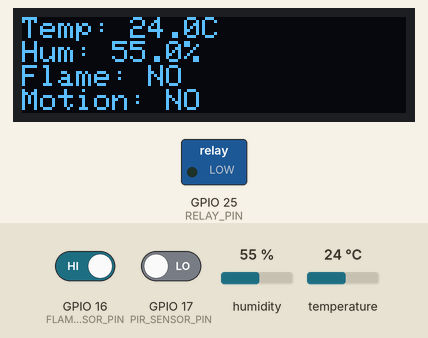
A sketch run on a simulated ESP32. Parts: 128×32 one-colour display, switched loads named in the sketch (green lamp = pin HIGH). Inputs (shaded band) come from the test bench; at power-on: GPIO 16 (FLAME_SENSOR_PIN) HIGH, humidity 55 %, GPIO 17 (PIR_SENSOR_PIN) LOW, temperature 24 °C. WiFi joins after 1.5 s; servers stay silent unless stated; uploads are accepted with an empty reply; what the sketch prints to the serial monitor is not drawn.

Above: at 4.9 s.
5.0 s: GPIO 16 (FLAME_SENSOR_PIN) driven LOW
At 9.3 s:
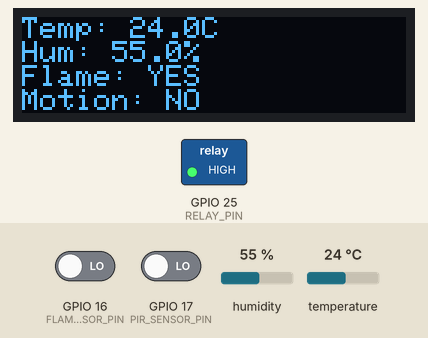
10.8 s: humidity set to 22 %
At 14.6 s:
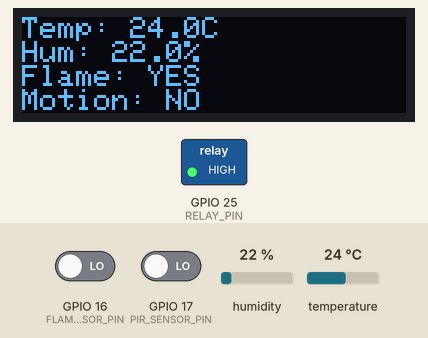
16.6 s: GPIO 17 (PIR_SENSOR_PIN) driven HIGH
At 19.9 s:
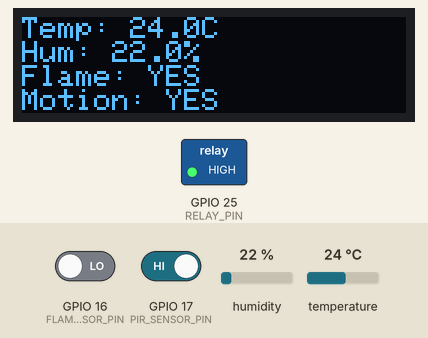
22.4 s: GPIO 16 (FLAME_SENSOR_PIN) driven HIGH
At 25.2 s:
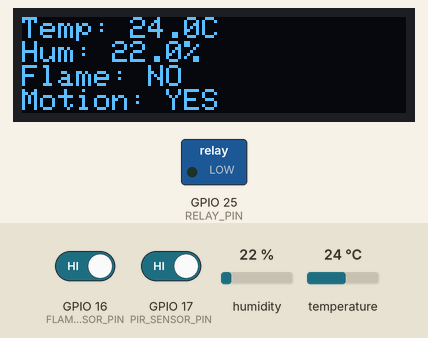
28.2 s: temperature set to 12 °C
At 30.5 s:
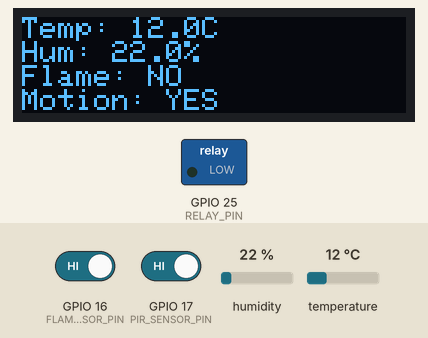
34.0 s: GPIO 17 (PIR_SENSOR_PIN) driven LOW
At 35.8 s:
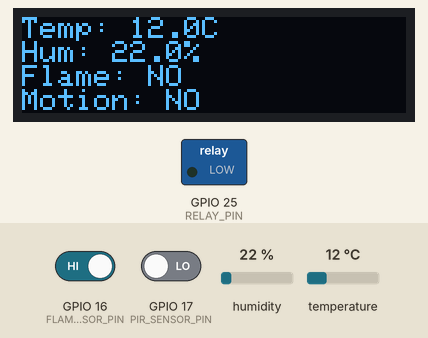
Timing chart, 0 to 37.3 s (numbered marks = the images above; inputs shaded):
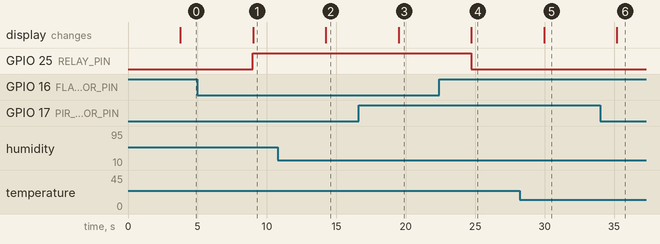

Measured:
- after the input at 5.0 s, GPIO 25 (RELAY_PIN): LOW → HIGH after 4.0 s; the display: changes after 4.0 s (image 1)
- after the input at 10.8 s, the display: changes after 3.4 s (image 2)
- after the input at 16.6 s, the display: changes after 2.9 s (image 3)
- after the input at 22.4 s, GPIO 25 (RELAY_PIN): HIGH → LOW after 2.3 s; the display: changes after 2.3 s (image 4)
- after the input at 28.2 s, the display: changes after 1.8 s (image 5)
- after the input at 34.0 s, the display: changes after 1.2 s (image 6)

The sketch:

SensorProject.ino
```cpp
#include <Adafruit_GFX.h>
#include <Adafruit_SSD1306.h>
#include <DHT.h>
#include <WiFi.h>
#include <HTTPClient.h>

#define SCREEN_WIDTH 128
#define SCREEN_HEIGHT 32
#define OLED_RESET -1
Adafruit_SSD1306 display(SCREEN_WIDTH, SCREEN_HEIGHT, &Wire, OLED_RESET);

const char* ssid = "UUMWiFi_Guest";
const char* password = "";

// Your PHP endpoint URL
const char* serverURL = "https://humancc.site/hanisnaisha/finalproject/backend/sensor_receiver.php";

// ESP32 Pin Definitions
#define DHT_PIN 4
#define DHTTYPE DHT11
DHT dht(DHT_PIN, DHTTYPE);

#define FLAME_SENSOR_PIN 16
#define PIR_SENSOR_PIN 17
#define RELAY_PIN 25

void setup() {
  // Start serial communication
  Serial.begin(115200);
  delay(2000);  // Wait for Serial Monitor
  Serial.println("\nStarting sensor system...");

  // Connect to WiFi FIRST!
  Serial.print("Connecting to WiFi");
  WiFi.begin(ssid, password);
  while (WiFi.status() != WL_CONNECTED) {
    delay(500);
    Serial.print(".");
  }
  Serial.println("\nConnected to WiFi");

  // THEN send the test HTTP request (optional — you can remove this block later)
  if (WiFi.status() == WL_CONNECTED) {
    HTTPClient http;
    http.begin(serverURL);
    http.addHeader("Content-Type", "application/x-www-form-urlencoded");

    String postData = "temperature=23&humidity=60&flame=0&motion=1&relay=1";
    int httpResponseCode = http.POST(postData);

    Serial.print("HTTP Response code: ");
    Serial.println(httpResponseCode);
    String response = http.getString();
    Serial.println(response);

    http.end();
  }

  // Initialize I2C
  Wire.begin();

  // Initialize display with retry
  int displayInitAttempts = 0;
  while (!display.begin(SSD1306_SWITCHCAPVCC, 0x3C) && displayInitAttempts < 3) {
    Serial.println("SSD1306 allocation failed, retrying...");
    delay(1000);
    displayInitAttempts++;
  }

  if (displayInitAttempts >= 3) {
    Serial.println("Failed to initialize display after 3 attempts");
  } else {
    Serial.println("Display initialized successfully");
  }

  // Initialize DHT sensor
  dht.begin();
  Serial.println("DHT sensor initialized");

  // Configure sensor pins
  pinMode(FLAME_SENSOR_PIN, INPUT_PULLUP);
  pinMode(PIR_SENSOR_PIN, INPUT_PULLUP);
  pinMode(RELAY_PIN, OUTPUT);
  digitalWrite(RELAY_PIN, LOW);

  // Clear the display
  display.clearDisplay();
  Serial.println("Setup complete!");
}

void loop() {
  // Read sensors
  int flameRaw = digitalRead(FLAME_SENSOR_PIN);
  int pirRaw = digitalRead(PIR_SENSOR_PIN);


  bool flameDetected = flameRaw == LOW;
  bool motionDetected = pirRaw == HIGH;

  Serial.print("Flame raw value: ");
  Serial.println(flameRaw); // Should be 0 when flame is present
  Serial.print("Flame detected? ");
  Serial.println(flameDetected ? "YES" : "NO");

  float temp = dht.readTemperature();
  float hum = dht.readHumidity();

  if (isnan(temp) || isnan(hum)) {
    temp = 0;
    hum = 0;
  }

  bool relayState = flameDetected;
  digitalWrite(RELAY_PIN, relayState ? HIGH : LOW);

  // Display on OLED (optional, not present in your loop yet)
  display.clearDisplay();
  display.setTextSize(1);
  display.setTextColor(SSD1306_WHITE);
  display.setCursor(0, 0);
  display.printf("Temp: %.1fC\nHum: %.1f%%\nFlame: %s\nMotion: %s\nRelay: %s",
                 temp, hum,
                 flameDetected ? "YES" : "NO",
                 motionDetected ? "YES" : "NO",
                 relayState ? "ON" : "OFF");
  display.display();

  // Send to PHP server
  if (WiFi.status() == WL_CONNECTED) {
    HTTPClient http;
    http.begin(serverURL);
    http.addHeader("Content-Type", "application/x-www-form-urlencoded");

    String postData = "temperature=" + String(temp) + "&humidity=" + String(hum) + "&flame=" + String(flameDetected ? "1" : "0") + "&motion=" + String(motionDetected ? "1" : "0") + "&relay=" + String(relayState ? "1" : "0");

    int httpResponseCode = http.POST(postData);

    Serial.print("HTTP Response code: ");
    Serial.println(httpResponseCode);

    http.end();
  } else {
    Serial.println("WiFi Disconnected");
  }

  delay(5000);  // Wait before sending next data
}
```
